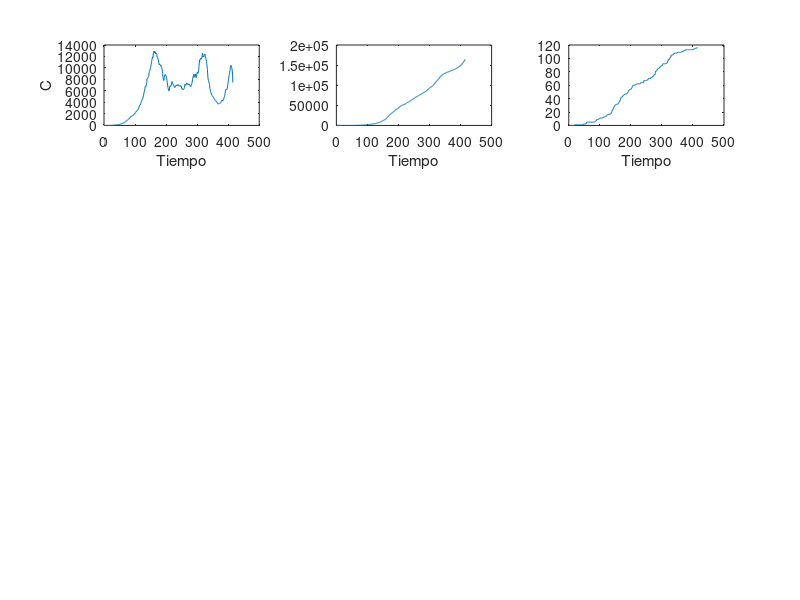

This chart was generated by the following MATLAB code: (Note: this script raises an error after producing the figure.)
addpath(genpath(pwd));
load('G1.mat')
d = length(Casos);
len = 3;
ydata = zeros(len*3,d);
j = 1;
close all
figure
title("Datos reales")
Grupos = ["Children","Teenagers","Adults","Elders"];
for i = 1:4
    load(strcat('G', int2str(i), '.mat'));
    ydata(3*(i-1)+1,:) = Casos - Muertos - Recuperados;
    ydata(3*(i-1)+2,:) = Muertos; 
    ydata(3*(i-1)+3,:) = Recuperados; 

    subplot(4, 3, 3*(i-1)+1)
    plot(ydata(3*(i-1)+1,:))
    ylabel(Grupos(i))
    xlabel("Tiempo")
    subplot(4, 3, 3*(i-1)+2)
    plot(ydata(3*(i-1)+2,:))
    xlabel("Tiempo")
    subplot(4, 3, 3*(i-1)+3)
    plot(ydata(3*(i-1)+3,:))
    xlabel("Tiempo")
end

VarNames={'N_0','E^2_0','P_0','J_1','J_{L}','D','R_j','RJ_L'};

OutNames={'S_f','S_q','E_f','E_q','L_f','L_q','H_f','H_q','J','D',...
        'R','T','RJH','RJL','RJ','Tot','JH','JL','J_{~P}','J_{P}'};

ParNames={'\beta_L','\beta_T', '\beta_P', '\phi_{EP}',...
            '\lambda_{fq}', '\vartheta_E','\gamma_L', 'k_L',...
            'k_P', '\phi_T','\lambda_{qf}', '\psi_e', '\phi_{PH}',...
            '\delta','m','\eta_L', '\vartheta_P','\gamma_H', 'z',...
            '\phi_{PL}','\eta_\vartheta','nons','a_L','b_L',...
            'a_\mu','b_\mu','\mu','a_H','b_H','\nu','time'};

FullNames = [VarNames,ParNames];
  
model = 'ChimeraModel';

Range1 = [
    50372424 50372424;      % N_0
    0 2000;                 % E^2_0
    0 400;                  % P_0
    ydata(1,1) ydata(1,1);  % J_1
    0 0;                    % J_L
    ydata(2,1) ydata(2,1);  % D
    ydata(3,1) ydata(3,1);  % R_j
    0 0;                    % RJ_L
    ];

Range2=[
    0.7 0.9;    % beta_L
    0   1;      % beta_T          
    0.2 0.6;    % beta_P
    0	8;      % phi_{EP}
    0	1;      % lambda_{fq}
    0	1;      % vartheta_E
    0   1;      % gamma_L
    1   10;     % k_L
    1   1;      % k_P
    1	8;      % phi_T
    0	1;      % lambda_{qf}
    0	0;      % psi_e
    0	3;      % phi_{PH}
    0   0.15;   % delta
    0   0;      % Migration input
    0   1;      % eta_L
    0   1;      % vartheta_P
    0   1;      % gamma_H 
    0   30;     % z 
    0   3;      % phi_{PL}
    0   1;      % eta_vartheta
    0   0;      % nons
    1   15;     % a_L
    1   15;     % b_L
    1   15;     % a_mu
    1   15;     % b_mu
    0   1;      % mu
    1   15;     % a_H
    1   15;     % b_H
    0  500;     % nu
    41  41      % m
    ];

RangeT = [Range1; Range2];

nfac = size(RangeT,1);
bouts = [9,10,15];
outs = repmat(bouts, 1, 4);

for i = 1:length(outs)/3
    for j = 1:3
        outs((i - 1)*3 + j) = outs((i - 1)*3 + j) + ((i - 1)*20);
    end
end

RangeT = repmat(RangeT, 4, 1);

RangeT(1,:) = [7863825 7863825];
RangeT(1 + nfac,:) = [12439346 12439346];
RangeT(1 + nfac*2,:) = [25409667 25409667];
RangeT(1 + nfac*3,:) = [4662286 4662286];

%casos identificados, recuperados y fallecidos para cada grupo etario 
% Ninos
RangeT(4+nfac*0,:)=[ydata(1+len*0,1) ydata(1+len*0,1)];
RangeT(6+nfac*0,:)=[ydata(2+len*0,1) ydata(2+len*0,1)];
RangeT(7+nfac*0,:)=[ydata(3+len*0,1) ydata(3+len*0,1)];

% Jovenes
RangeT(4+nfac*1,:)=[ydata(1+len*1,1) ydata(1+len*1,1)];
RangeT(6+nfac*1,:)=[ydata(2+len*1,1) ydata(2+len*1,1)];
RangeT(7+nfac*1,:)=[ydata(3+len*1,1) ydata(3+len*1,1)];

% Adultos
RangeT(4+nfac*2,:)=[ydata(1+len*2,1) ydata(1+len*2,1)];
RangeT(6+nfac*2,:)=[ydata(2+len*2,1) ydata(2+len*2,1)];
RangeT(7+nfac*2,:)=[ydata(3+len*2,1) ydata(3+len*2,1)];

% Mayores
RangeT(4+nfac*3,:)=[ydata(1+len*3,1) ydata(1+len*3,1)];
RangeT(6+nfac*3,:)=[ydata(2+len*3,1) ydata(2+len*3,1)];
RangeT(7+nfac*3,:)=[ydata(3+len*3,1) ydata(3+len*3,1)];

domain=[0 d-1];
extra = struct();
extra.nmodels = 4;
extra.action = 1;

%Definir los nombres de variables y parametros
N = length(Grupos);


out_names_tot=[];
full_names_tot=[];

for i=1:N
    full_names_tot = [full_names_tot append(Grupos(i),' ',VarNames) append(Grupos(i),' ',ParNames)];
    out_names_tot = [out_names_tot append(Grupos(i),' ',OutNames)];
end


full_names_tot = cellstr(full_names_tot(:))';
out_names_tot = cellstr(out_names_tot(:))';

[T,~] = gsua_dataprep(model,RangeT,'domain',domain,'opt',extra,'out_names',...
    out_names_tot,'names',full_names_tot);

T.Properties.CustomProperties.output = outs;
xdata = 0:d - 1;
Solver = 'fmincon';
Opt = optimoptions('fmincon','UseParallel',false,'MaxFunctionEvaluations',300, ...
    'MaxIterations', 1000, 'Display','iter');

% N = 4;                    % Number of estimations
% Best = zeros(size(T,1),N);  % Matrix that saves factor's estimated values
% IpBest = Best;              % Matrix that saves optimization method initial point
% Residual = zeros(1,N);      % Vector that saves estimations cost function value
% ResBase = 12e-2;            % Pre-defined cost function value
% 
% ResTemp = 5e8;
% while ResTemp > ResBase
%     [T_est, ResTemp, IP] = gsua_pe(T,xdata,ydata,...
%         'solver',Solver,'N',1,'opt',Opt,'save',false);
% end

%Sort the estimated values according its cost function value
% [Residual, Idx] = sort(Residual);
% T.Est = Best(:, Idx);
% IpBest = IpBest(:,Idx);

% T.Est = T_est;
% 
% gsua_save(T)
% movefile("portable.mat", "Results/ChimeraEstimations.mat");
% save('Results/ChimeraEstimationsData.mat',...
%     'ydata','Residual','IpBest')

% T_est = load('T_est');
[T_est, ResTemp, IP] = gsua_pe(T,xdata,ydata,'solver',Solver,'N',1,'opt',Opt,'save',false);

figure
gsua_eval(T.Nominal, T, 1:length(ydata), ydata);
figure
gsua_eval(T.Range(:,1), T, 1:length(ydata), ydata);
figure
gsua_eval(T.Range(:,2), T, 1:length(ydata), ydata);
figure
gsua_eval(T_est.Estfmincon(:,end), T, 1:length(ydata), ydata);

% T_est = gsua_load(T);
% figure
% gsua_eval(T.Est,T_est,xdata,ydata);
